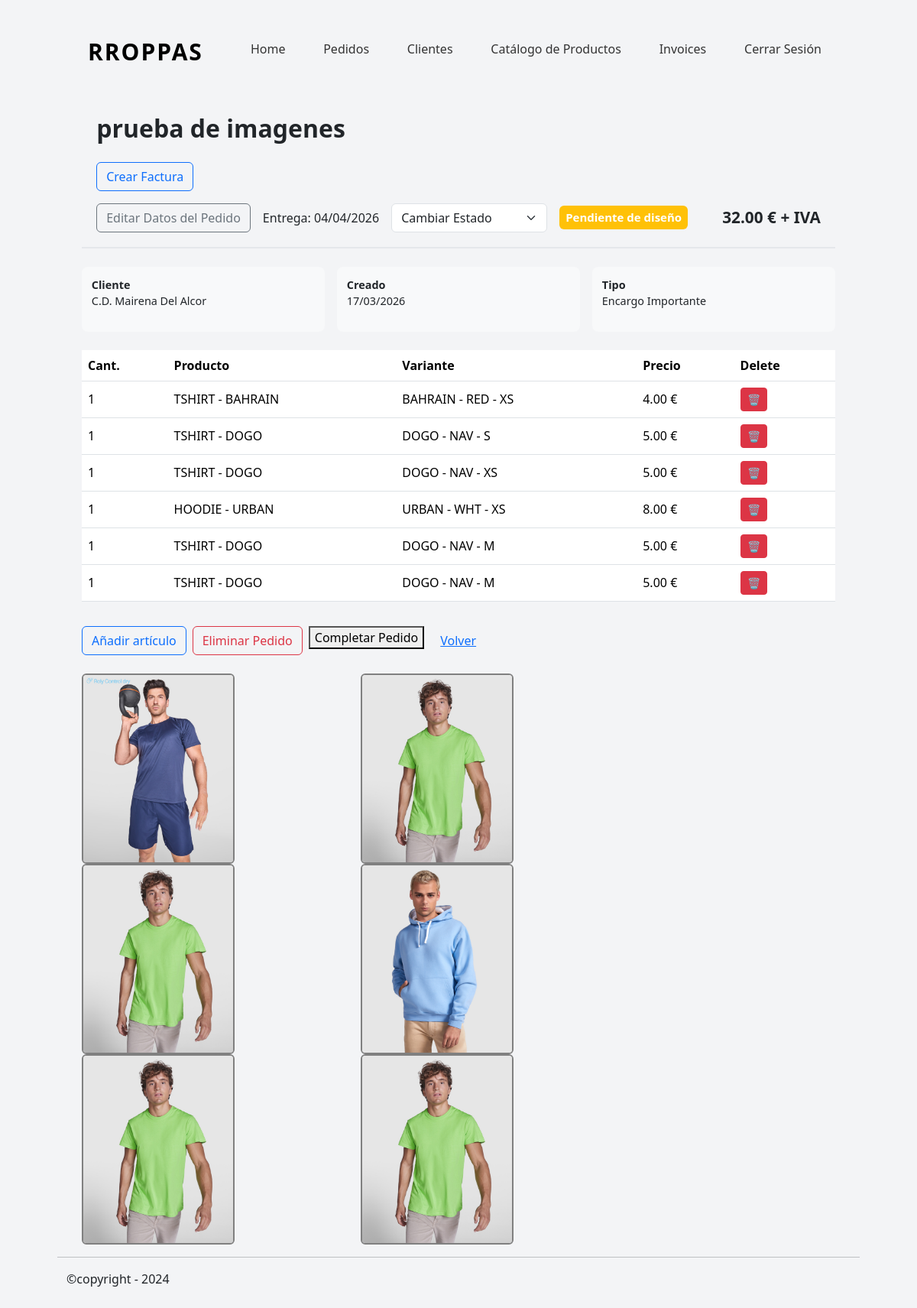
/orders/detail/35 (signed in), run on the app's committed database.
### orders/models.py (models this page shows, shortened)
class Order(models.Model):
    class OrderStatus(models.TextChoices):
        RECEIVED = "RECEIVED", "Recibido"
        PENDING_DESIGN = "PENDING_DESIGN", "Pendiente de diseño"
        DESIGN_READY = "DESIGN_READY", "Diseño confirmado"
        IN_PRODUCTION = "IN_PRODUCTION", "En producción"
        COMPLETED = "COMPLETED", "Completado"
        DELIVERED = "DELIVERED", "Entregado"
        CANCELLED = "CANCELLED", "Cancelado"
    class OrderType(models.TextChoices):
        LARGE = 'LARGE', 'Encargo Importante'
        SMALL = 'SMALL', 'Encargo de Mostrador'
    client = models.ForeignKey(
        Client,
        on_delete=models.PROTECT,
        related_name='orders',
    )
    title = models.CharField(
        max_length=50,
        help_text='Descripcion corta del Pedido',
        verbose_name='Nombre del encargo',
    )
    status = models.CharField(
        verbose_name='Estado',
        choices=OrderStatus,
        default=OrderStatus.PENDING_DESIGN,
    )
    order_type =models.CharField(
        verbose_name='Tipo de pedido',
        choices=OrderType,
    )
    notes = models.TextField(blank=True, null=True)
    delivery_date = models.DateField(blank=True, null=True)
    created_at = models.DateTimeField(auto_now_add=True)
    updated_at = models.DateTimeField(auto_now=True)
    sent_at = models.DateField(blank=True, null=True)
    def total_price(self):
        return sum(
            item.unit_price * item.quantity
            for item in self.items.all()
        )
    def status_color(self):
        return {
            self.OrderStatus.RECEIVED: 'secondary',
            self.OrderStatus.PENDING_DESIGN: 'warning',
            self.OrderStatus.DESIGN_READY: 'info',
            self.OrderStatus.IN_PRODUCTION: 'primary',
            self.OrderStatus.COMPLETED: 'success',
            self.OrderStatus.DELIVERED: 'dark',
            self.OrderStatus.CANCELLED: 'danger',
        }.get(self.status, 'secondary')

class OrderItem(models.Model):
    order = models.ForeignKey(
        Order,
        on_delete=models.CASCADE,
        related_name='items',
    )
    product = models.ForeignKey(
        Product,
        on_delete=models.PROTECT,
    )
    variant = models.ForeignKey(
        ProductVariant,
        on_delete=models.PROTECT,
    )
    quantity = models.PositiveIntegerField(
        default=1,
    )
    unit_price = models.DecimalField(
        max_digits=10,
        decimal_places=2,
        help_text="Precio unitario sin IVA",
        verbose_name='Precio presupuestado',
    )
    notes = models.CharField(
        max_length=255,
        blank=True,
    )

### clients/models.py (models this page shows, shortened)
class Client(models.Model):
    TIPOS_CLIENTE = [
        ("club deportivo", "Club deportivo"),
        ("colegio", "Colegio"),
        ("ayuntamiento", "Ayuntamiento"),
        ("universidad", "Universidad"),
        ("empresa", "Empresa"),
        ("particular", "Particular"),
    ]
    name = models.CharField(
        verbose_name='Nombre',
        max_length=255,
    )
    tipo = models.CharField(
        verbose_name='Tipo de Cliente',
        choices=TIPOS_CLIENTE
    )
    cif_nif = models.CharField(
        verbose_name='CIF/NIF',
        max_length=20,
        blank=True,
        null=True,
    )
    t_number = models.CharField(
        verbose_name='Nº teléfono',
        max_length=30,
        null=True,
        blank=True
    )
    email= models.EmailField(
        blank=True,
    )
    direccion=models.TextField(
        verbose_name='Direccion',
        max_length=100,
        blank=True,
        null=True,
    )
    other=models.TextField(
        verbose_name='Otra información',
        blank=True,
        null=True,
    )
    created_at=models.DateTimeField(
        verbose_name='Fecha de Creación',
        default=timezone.now,
        )
    def __str__(self):
        return self.name

### products/models.py (models this page shows, shortened)
class Product(models.Model):
    class PrintType(models.TextChoices):
        DTF = "DTF", "DTF"
        NONE = "NONE", "Sin personalización"
    class ClotheType(models.TextChoices):
        TSHIRT = "TSHIRT", "Camiseta"
        HOODIE = "HOODIE", "Sudadera"
        PANTS = "PANTS", "Pantalón"
        OTHER = "OTHER", "Otros"
    model = models.CharField(
        verbose_name= 'Modelo del Producto',
        max_length=100,
        unique=True
    )
    sku = models.CharField(
        max_length=50,
        blank=True,
        help_text="Referencia interna (opcional)",
    )
    allowed_print = models.CharField(
        max_length=10,
        choices=PrintType.choices,
        default=PrintType.DTF
    )
    type = models.CharField(
        max_length=20,
        choices=ClotheType.choices,
    )
    image = models.ImageField(
        upload_to='products/products_files',
        blank=True,
        null=True,
    )
    model_url = models.URLField(
        blank=True,
        null= True,
    )
    cost_price = models.DecimalField(
        max_digits=10,
        decimal_places=2,
        blank=True,
        null=True,
    )
    created_at = models.DateTimeField(auto_now_add=True)
    updated_at = models.DateTimeField(auto_now=True)
    class Meta:
        ordering = ["model"]
        verbose_name = "Producto"
        verbose_name_plural = "Productos"
    def __str__(self):
        parts = [self.type]
        parts.append(self.model)
        return " - ".join(parts)

class ProductVariant(models.Model):
    product = models.ForeignKey(
        Product,
        on_delete=models.CASCADE,
        related_name='variants'
    )
    color = models.CharField(
        max_length=60,
    )
    size = models.CharField(
        max_length=30,
    )
    sku = models.CharField(
        max_length=50,
        blank=True,
        help_text="Referencia interna (opcional)",
    )
    stock = models.IntegerField(default=0, help_text="Stock opcional por variante")
    class Meta:
        unique_together = ("product", "color", "size")
        ordering = ["product", "color", "size"]
        verbose_name = "Variante de Producto"
        verbose_name_plural = "Variantes de Producto"
    def __str__(self):
        parts = [self.product.model]
        if self.color:
            parts.append(self.color)
        if self.size:
            parts.append(self.size)
        return " - ".join(parts)

### orders/views.py (the view, shortened to what this page needs)
# urls.py: path('detail/<pk>', OrderDetailView.as_view(), name='order_detail'),
@method_decorator(login_required, name='dispatch')
class OrderDetailView(DetailView):
    model = Order
    template_name = 'orders/order_detail.html'

### mini_erp/templates/orders/order_detail.html (shortened to what this page needs)
{% extends "general/layout.html" %}
{% block contenido %}
{% load static %}
<link rel="stylesheet" href="https://cdnjs.cloudflare.com/ajax/libs/font-awesome/5.12.1/css/all.min.css" />
<link rel="stylesheet" href="{% static 'orders/css/orders.css' %}">
<div class="container">
    <div class="order-header">
        <h2>{{ object.title }}</h2>
        <p><a href="{% url 'invoices:create_invoice' object.pk %}" class="btn btn-outline-primary mt-4">Crear Factura</a></p>
        <div class="order-meta">
            <a href="{% url 'orders:order_update' object.pk %}" class="btn btn-outline-secondary">
                Editar Datos del Pedido
            </a>
            <span class="order-delivery">
                Entrega: {{ object.delivery_date|date:"d/m/Y" }}
            </span>
            {% if object.status == 'COMPLETED' %}
              <span>
                    <form method="post" action="{% url 'orders:change_status' object.pk %}">
                     {% csrf_token %}
                        <select name="status" class="form-select w-auto" onchange="this.form.submit()">
                            <option disabled selected>Cambiar Estado</option>
                            <option value="DELIVERED">Entregado</option>
                            <option value="CANCELLED">Cancelado</option>
                        </select>
                    </form>
                </span>
            {% else %}
                <span>
                    <form method="post" action="{% url 'orders:change_status' object.pk %}">
                        <select name="status" class="form-select w-auto" onchange="this.form.submit()">
                            <option disabled selected>Cambiar Estado</option>
                        </select>
                    </form>
                </span>
            {% endif %}
            <span class="badge bg-{{ object.status_color }}">
                {{ object.get_status_display }}
            </span>
            <span class="order-total">
                {{ object.total_price }} € + IVA
            </span>
        </div>
    </div>
    <div class="order-info-grid">
        <div class="info-card">
            <strong>Cliente</strong>
            <p>{{ object.client }}</p>
        </div>
        <div class="info-card">
            <strong>Creado</strong>
            <p>{{ object.created_at|date:"d/m/Y" }}</p>
        </div>
        <div class="info-card">
            <strong>Tipo</strong>
            <p>{{ object.get_order_type_display }}</p>
        </div>
    </div>
</div>
<div class="container">
    <table class="table order-items-table">
    <thead>
        <tr>
            <th>Cant.</th>
            <th>Producto</th>
            <th>Variante</th>
            <th>Precio</th>
            <th>Delete</th>
        </tr>
    </thead>
    <tbody>
        {% for item in object.items.all %}
        <tr>
            <td>{{ item.quantity }}</td>
            <td>{{ item.product }}</td>
            <td>{{ item.variant }}</td>
            <td>{{ item.unit_price }} €</td>
            <td>
                <form method="post" style="display:inline;">
                            <button class="btn btn-danger btn-sm">
                                🗑
                            </button>
                </form>
            </td>
        </tr>
        {% endfor %}
    </tbody>
    </table>
    <div class="order-actions">
        {% if object.status != 'COMPLETED' %}
            <a href="{% url 'orders:order_draft' object.pk %}" class="btn btn-outline-primary">
                Añadir artículo
            </a>
            <a href="{% url 'orders:order_delete' object.pk %}" class="btn btn-outline-danger">
                Eliminar Pedido
            </a>
            <form action="{% url 'orders:sent_email' object.pk %}" method="post">
            <button type="submit">Completar Pedido</button>
            </form>
        {% endif %}
            <a href="{% url 'orders:orders' %}" class="btn btn-link">
            Volver
            </a>
    </div>
</div>
    <div class="container mt-4 image">
        <div class="row">
            <div class="col-md-7">
                {% for item in object.items.all  %}
                <img src="{{ item.product.image.url }}" alt="project-image" class="rounded">
                {% endfor %}
            </div>
        </div>
    </div>
{% endblock %}

### mini_erp/templates/general/layout.html (shortened to what this page needs)
<!DOCTYPE html>
<html lang="en">
<head>
    {% load static %}
    <link href="https://cdn.jsdelivr.net/npm/bootstrap@5.3.8/dist/css/bootstrap.min.css" rel="stylesheet">
    <link rel="stylesheet" href="{% static 'orders/css/orders.css' %}">
</head>
<header>{% include "_includes/_header.html" %} </header>
<body>
    {% load static %}
    <main class="app-container">
        {% block contenido %}{% endblock %}
    </main>
</body>
<hr>
<footer>{% include "_includes/_footer.html" %}</footer>
</html>

### mini_erp/templates/_includes/_header.html (shortened to what this page needs)
        <div class="app-container">
          <nav class="header">
            <h1><a href="{% url 'home' %}">RROPPAS</a></h1>
             <ul>
                <li><a href="{% url 'home' %}">Home</a></li>
               {% if request.user.is_authenticated %}
                <li><a href="{% url 'orders:orders' %}">Pedidos</a></li>
                <li><a href="{% url 'clients:clients_list' %}">Clientes</a></li>
                <li><a href="{% url 'products:products_catalog' %}">Catálogo de Productos</a></li>
                <li><a href="{% url 'invoices:invoice_list' %}">Invoices</a></li>
                <li><a href="{% url 'logout' %}">Cerrar Sesión</a></li>
               {% endif %}
             </ul>
          </nav>
        </div>

### mini_erp/templates/_includes/_footer.html
<footer>
    <div class="container">
        <p>©copyright - 2024</p>
    </div>
</footer>

### mini_erp/static/orders/css/orders.css (style rules this page uses)
* { box-sizing: border-box; }
body { padding: 30px; margin:auto 45px }
.order-info-grid { display: grid; grid-template-columns: repeat(auto-fit, minmax(180px, 1fr)); gap: 1rem; margin-bottom: 1.5rem; }
.info-card { background: #f8f9fa; padding: 0.8rem; border-radius: 8px; font-size: 0.9rem; }
.order-items-table td, .order-items-table th { vertical-align: middle; }
.order-actions { display: flex; gap: 0.5rem; margin-top: 2rem; }
.order-header { padding: 1.2rem; border-bottom: 2px solid #e5e7eb; margin-bottom: 1.5rem; }
.order-header h2 { margin: 0; font-weight: 700; }
.order-meta { display: flex; gap: 1rem; align-items: center; margin-top: 0.5rem; }
.order-total { margin-left: auto; font-size: 1.3rem; font-weight: 700; }
.app-container { max-width: 1100px; margin: 0 auto; padding: 0 20px; }
body { background-color: #f3f4f6; }
.badge { padding: 8px; font-size: 15px; }
.header { display: flex; justify-content: space-between; gap: 20px; align-content: center; padding: 20px; align-items: center; }
.header ul { list-style: none; display: flex; justify-content: space-between; width: 100%; }
.header ul a { text-decoration: none; color: #333; font-weight: 500; padding: 6px 10px; }
.app-container { padding-top: 0; }
.header h1 { font-size:30px; font-weight:700; letter-spacing:2px; }
.header h1 a { text-decoration: none; color: black; }
.container.mt-4.image > div > div { display: flex; justify-content: space-between; align-content: center; max-width: 100%; flex-wrap: wrap; }
.container.mt-4.image > div > div > img { width: 200px; border-radius: 6px; border: solid grey 2px; }

### data on the page
Order: title "prueba de imagenes", delivery_date "04/04/2026", status "Pendiente de diseño", total_price "32.00", client "C.D. Mairena Del Alcor", created_at "17/03/2026", order_type "Encargo Importante"
OrderItem: quantity "1", product "TSHIRT - BAHRAIN", variant "BAHRAIN - RED - XS", unit_price "4.00", product.image (picture)
OrderItem: quantity "1", product "TSHIRT - DOGO", variant "DOGO - NAV - S", unit_price "5.00", product.image (picture)
OrderItem: quantity "1", product "TSHIRT - DOGO", variant "DOGO - NAV - XS", unit_price "5.00", product.image (picture)
OrderItem: quantity "1", product "HOODIE - URBAN", variant "URBAN - WHT - XS", unit_price "8.00", product.image (picture)
OrderItem: quantity "1", product "TSHIRT - DOGO", variant "DOGO - NAV - M", unit_price "5.00", product.image (picture)
OrderItem: quantity "1", product "TSHIRT - DOGO", variant "DOGO - NAV - M", unit_price "5.00", product.image (picture)
